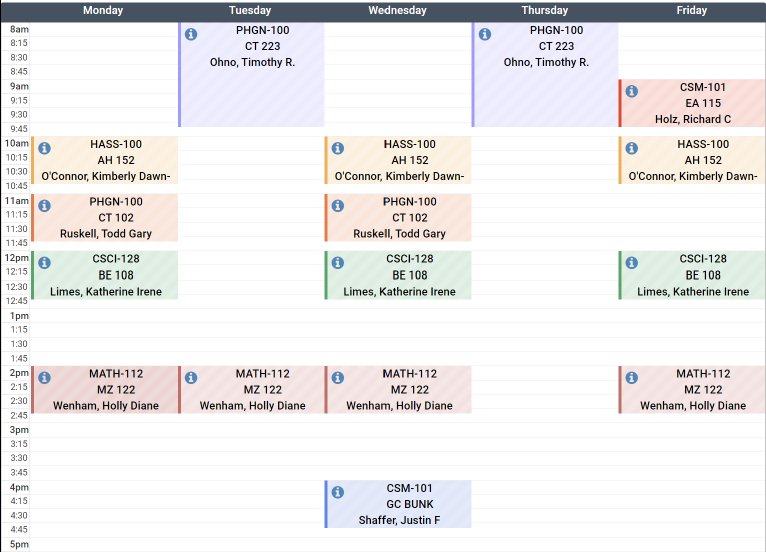
#> input picture TestImage.png, 1531 x 1104 px (shown at 1/2 size)
$ python readImage.py
#> lines starting #> are read from the running program, lines starting #| are printed output that depends on the picture
#> further down, img is the input picture: shape (1104, 1531, 3); mean B, G, R 236.1, 235.6, 236.9
import cv2 as cv

def rescaleFrame(frame, scale=0.75): # Resizing function
#> called with scale = 0.75
    width = int(frame.shape[1] * scale) # Resize width to scale
#> width = 1148
    height = int(frame.shape[0] * scale) # Resize height to scale
#> height = 828
    dimensions = (width,height) # Create tuple with width and height
#> dimensions = (1148, 828)

    return cv.resize(frame, dimensions, interpolation = cv.INTER_AREA) # resizes frame to particular scale
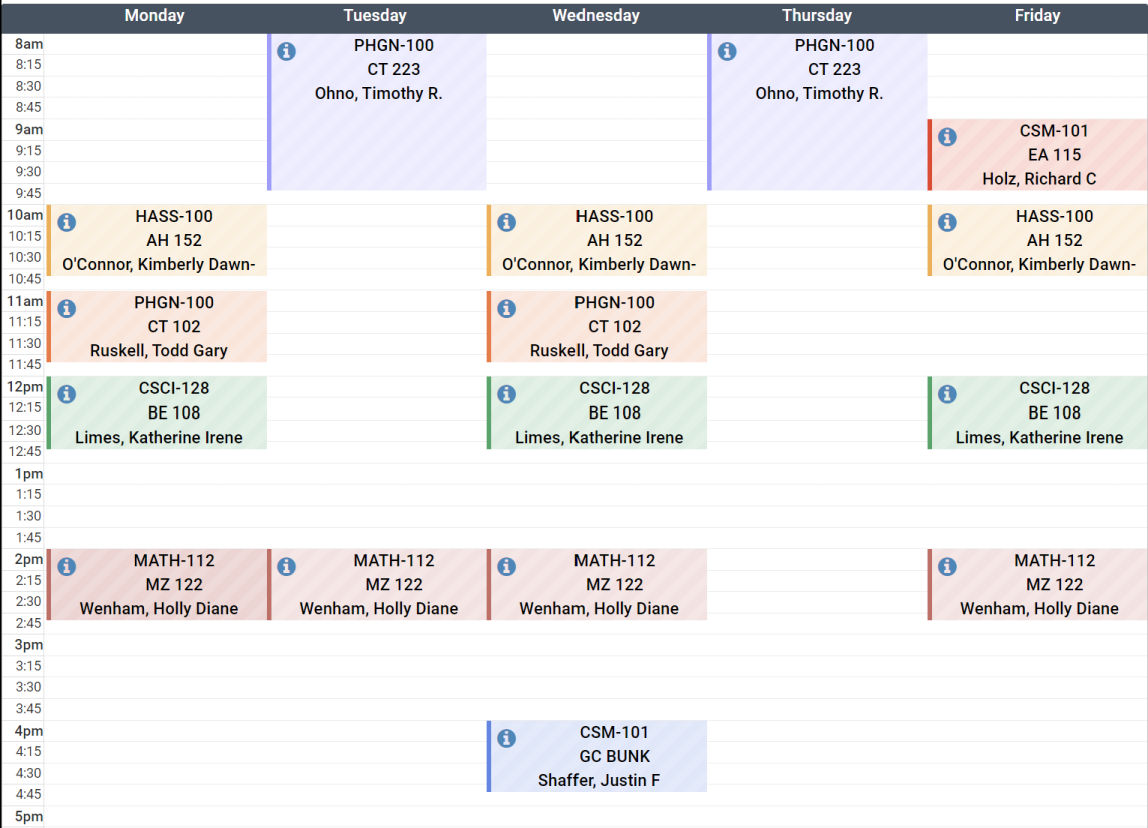
#> returned value: shape (828, 1148, 3); mean of channels 0, 1, 2 236, 235.6, 236.9; drawn as B, G, R

img = cv.imread("TestImage.png") # Read image from file and set to variable

cv.imshow('image', img) # Display image in new window


resized_img = rescaleFrame(img) # Create resized image
cv.imshow("resized image", resized_img) # Display resized image in new window

cv.waitKey(0) # Close window when any key is pressed
